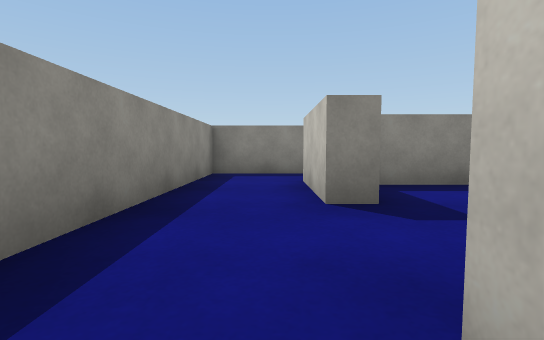
[1] (above)

21 first-person views from a walk through a scene from a Unity 3-D project. The camera is 0.51 m above the floor, tilts 4° down and sees 85° across. The floor is counted in squares, 1 m on a side. Each view is taken from the middle of a square. On the plan, view 1 faces up. The plan holds only what a view shows up to about 9 squares ahead; the rest is blank. The player is left out.

[2]
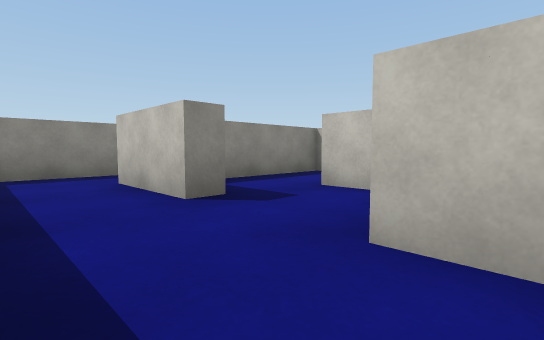

[3]
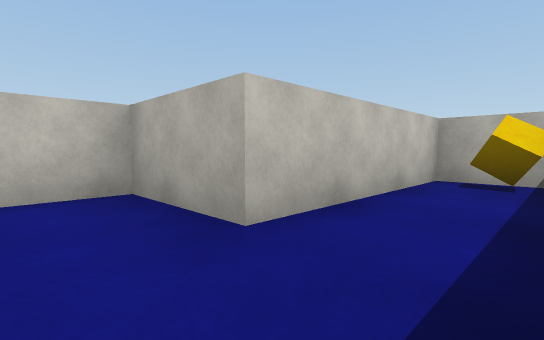

[4]
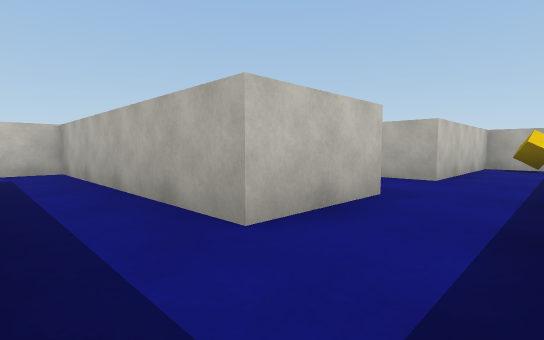

[5]
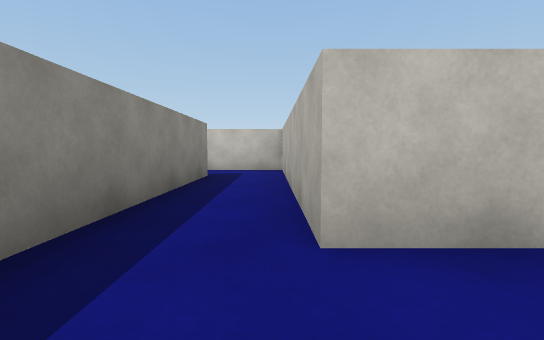

[6]
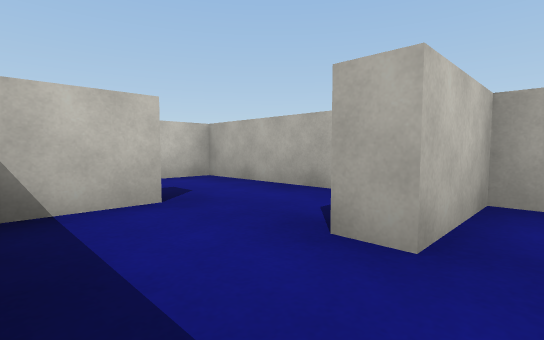

[7]
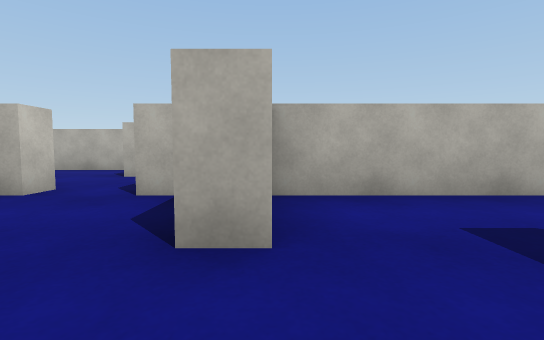

[8]
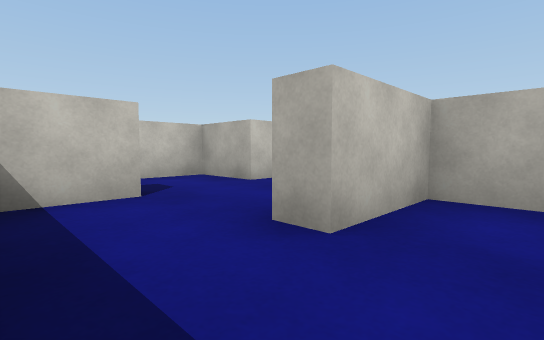

[9]
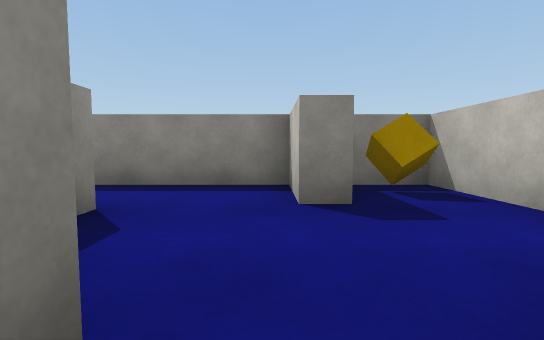

[10]
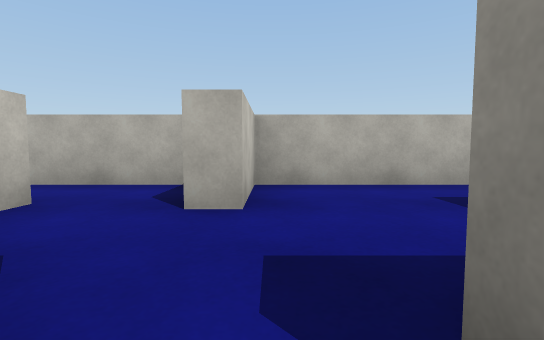

[11]
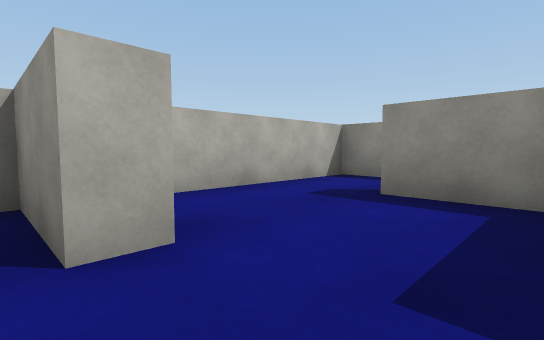

[12]
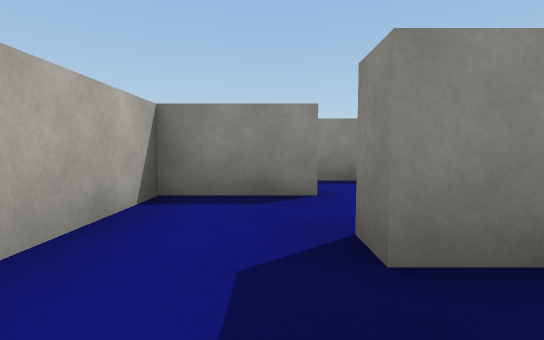

[13]
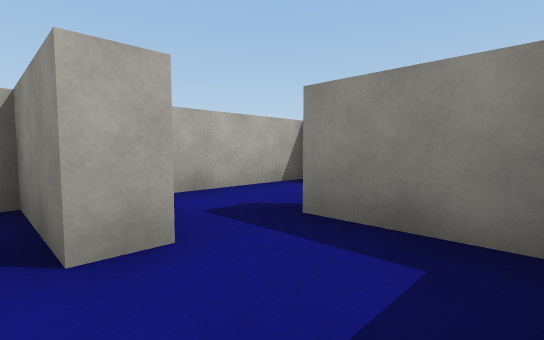

[14]
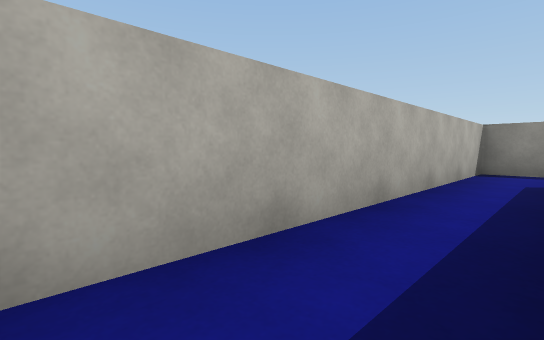

[15]
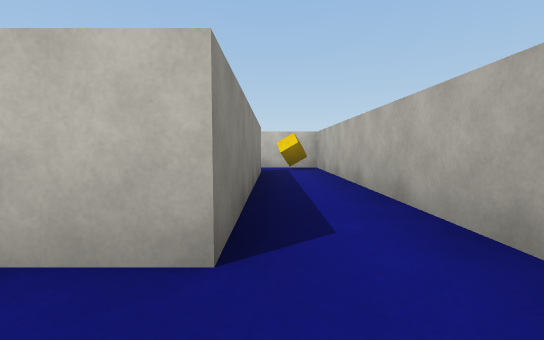

[16]
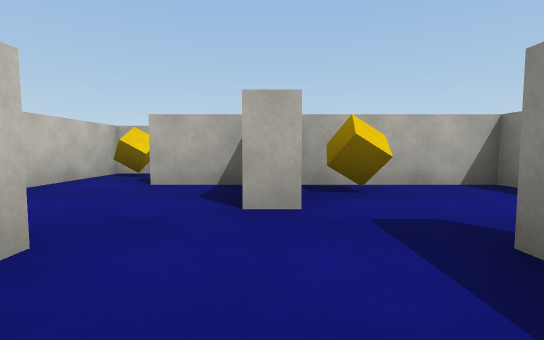

[17]
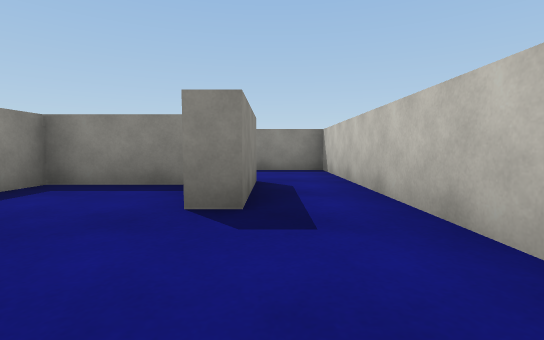

[18]
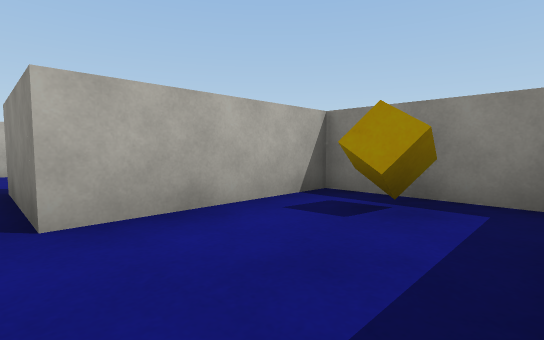

[19]
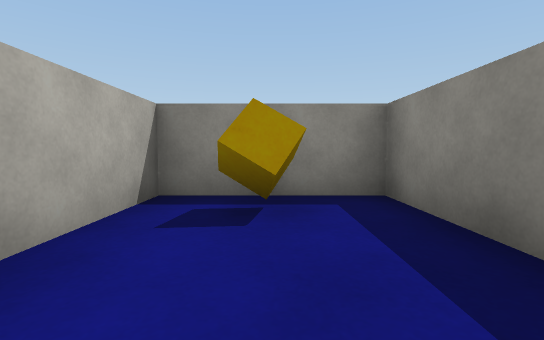

[20]
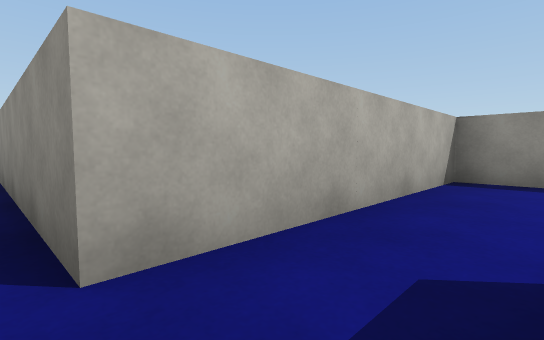

[21]
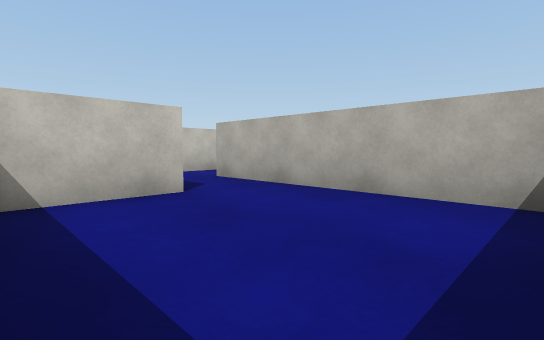

### Floor plan
Points are (right, up) in squares from view 1. A wall is a line through its corners. A room is listed if a view was taken in it or the views show most of it. See-through windows are left out.
Room 1 (views 1, 2, 3, 5, 6, 7, 8, 10)
walls: (4, 0.7) (8.5, 0.7); (4.5, 4.2) (1.5, 4.2); (8.6, 4.2) (6.4, 4.2); (-1.2, 6.2) (-1.2, 1.2); (-0.9, -3.2) (0.5, -3.2) (0.5, 0.7) (2.5, 0.7); (11.3, 0.4) (11.3, 4.2) (10.1, 4.2)
ways out: opening at (-0.5, 5) to room 2; opening at (9.5, 1) to room 3
objects: cube (0, -2); white block (1, 3) to (1, 4); white block (3, 2); white block (5, 3) to (5, 4); white block (7, 2); white block (9, 3) to (9, 4); white block (10, 1)
Room 2 (view 4)
walls: (0.9, 4.7) (6.2, 4.7) (6.2, 6.6); (4.8, 6.2) (-1.2, 6.2)
ways out: opening at (-0.5, 5) to room 1
Room 3 (views 9, 11, 12, 13, 14, 15)
walls: (8.5, 0.7) (8.5, 0.2); (1, -3.2) (18.3, -3.2) (18.3, -1.5); (16.4, -1.8) (11.3, -1.8) (11.3, 0.4)
ways out: opening at (9.5, 1) to room 1; opening at (17, -1) to room 4
objects: white block (3, -1) to (3, 0); white block (4, -2); white block (6, -1) to (6, 0); white block (9, -2)
Room 4 (views 16, 17)
walls: (15.6, 3.2) (13.8, 3.2); (11.7, 3.5) (11.7, -1.2) (16.8, -1.2); (18.3, -1.5) (18.3, 3.5)
ways out: opening at (17, -1) to room 3; opening at (12.5, 4) to room 5; opening at (17, 4) to room 5
objects: white block (13, 2) to (13, 3); cube (14, 0); white block (15, 0); white block (16, 2) to (16, 3)
Room 5 (views 18, 19, 20)
walls: (13.6, 3.8) (16.8, 3.8); (10.4, 4.7) (11.7, 4.7) (11.7, 3.5); (18.3, 3.5) (18.3, 6.2) (13.8, 6.2)
ways out: opening at (12.5, 4) to room 4; opening at (17, 4) to room 4; opening at (11, 6) to room 6
objects: white block (13, 4) to (13, 6); cube (15, 5)
Room 6 (view 21)
walls: (6.7, 5.9) (6.7, 4.7) (10.4, 4.7)
ways out: opening at (11, 6) to room 5
objects: white block (10, 7) to (10, 8)

Where each view was taken, in squares from view 1:
view 1: 0 up, 0 right, facing up
view 2: 0 up, 1 left, facing up-right
view 3: 2 up, 1 left, facing down-right
view 4: 6 up, 1 left, facing down-right
view 5: 5 up, 1 left, facing right
view 6: 4 up, 2 right, facing down-right
view 7: 4 up, 7 right, facing down
view 8: 4 up, 6 right, facing down-right
view 9: 0 up, 9 right, facing up
view 10: 1 up, 9 right, facing down
view 11: 0 up, 10 right, facing down-left
view 12: 2 down, 8 right, facing left
view 13: 0 up, 5 right, facing down-left
view 14: 2 down, 17 right, facing down-left
view 15: 2 down, 10 right, facing right
view 16: 3 up, 15 right, facing down
view 17: 1 down, 17 right, facing up
view 18: 6 up, 17 right, facing down-left
view 19: 5 up, 17 right, facing left
view 20: 6 up, 12 right, facing down-left
view 21: 8 up, 7 right, facing down-right
